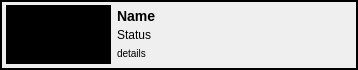
<?xml version="1.0" encoding="UTF-8"?>
<ui version="4.0">
 <class>EntityCard</class>
 <widget class="QFrame" name="EntityCard">
  <property name="geometry">
   <rect>
    <x>0</x>
    <y>0</y>
    <width>358</width>
    <height>70</height>
   </rect>
  </property>
  <property name="sizePolicy">
   <sizepolicy hsizetype="Preferred" vsizetype="MinimumExpanding">
    <horstretch>0</horstretch>
    <verstretch>0</verstretch>
   </sizepolicy>
  </property>
  <property name="minimumSize">
   <size>
    <width>310</width>
    <height>70</height>
   </size>
  </property>
  <property name="baseSize">
   <size>
    <width>358</width>
    <height>70</height>
   </size>
  </property>
  <property name="focusPolicy">
   <enum>Qt::StrongFocus</enum>
  </property>
  <property name="windowTitle">
   <string>Frame</string>
  </property>
  <property name="styleSheet">
   <string notr="true"/>
  </property>
  <property name="frameShape">
   <enum>QFrame::Box</enum>
  </property>
  <property name="frameShadow">
   <enum>QFrame::Plain</enum>
  </property>
  <property name="lineWidth">
   <number>2</number>
  </property>
  <layout class="QHBoxLayout" name="horizontalLayout" stretch="0,1,0">
   <property name="leftMargin">
    <number>4</number>
   </property>
   <property name="topMargin">
    <number>1</number>
   </property>
   <property name="rightMargin">
    <number>0</number>
   </property>
   <property name="bottomMargin">
    <number>1</number>
   </property>
   <item>
    <widget class="QLabel" name="icon_label">
     <property name="sizePolicy">
      <sizepolicy hsizetype="Fixed" vsizetype="Fixed">
       <horstretch>0</horstretch>
       <verstretch>0</verstretch>
      </sizepolicy>
     </property>
     <property name="minimumSize">
      <size>
       <width>105</width>
       <height>59</height>
      </size>
     </property>
     <property name="maximumSize">
      <size>
       <width>105</width>
       <height>59</height>
      </size>
     </property>
     <property name="baseSize">
      <size>
       <width>105</width>
       <height>59</height>
      </size>
     </property>
     <property name="styleSheet">
      <string notr="true">background-color: black;</string>
     </property>
     <property name="text">
      <string/>
     </property>
     <property name="pixmap">
      <pixmap resource="resources.qrc">:/tk_multi_importcut/default_card_icon.png</pixmap>
     </property>
     <property name="scaledContents">
      <bool>false</bool>
     </property>
     <property name="alignment">
      <set>Qt::AlignCenter</set>
     </property>
    </widget>
   </item>
   <item>
    <layout class="QVBoxLayout" name="verticalLayout_2">
     <property name="spacing">
      <number>1</number>
     </property>
     <property name="topMargin">
      <number>4</number>
     </property>
     <property name="bottomMargin">
      <number>4</number>
     </property>
     <item>
      <widget class="QLabel" name="title_label">
       <property name="text">
        <string>&lt;big&gt;&lt;b&gt;Name&lt;/b&gt;&lt;/big&gt;</string>
       </property>
      </widget>
     </item>
     <item>
      <widget class="QLabel" name="status_label">
       <property name="text">
        <string>Status</string>
       </property>
      </widget>
     </item>
     <item>
      <widget class="QLabel" name="details_label">
       <property name="text">
        <string>&lt;small&gt;details&lt;/small&gt;</string>
       </property>
      </widget>
     </item>
    </layout>
   </item>
   <item>
    <widget class="QPushButton" name="select_button">
     <property name="sizePolicy">
      <sizepolicy hsizetype="Maximum" vsizetype="Maximum">
       <horstretch>0</horstretch>
       <verstretch>0</verstretch>
      </sizepolicy>
     </property>
     <property name="maximumSize">
      <size>
       <width>30</width>
       <height>30</height>
      </size>
     </property>
     <property name="toolTip">
      <string extracomment="Click to choose this Sequence"/>
     </property>
     <property name="text">
      <string/>
     </property>
     <property name="icon">
      <iconset resource="resources.qrc">
       <normaloff>:/tk_multi_importcut/right_arrow.png</normaloff>:/tk_multi_importcut/right_arrow.png</iconset>
     </property>
     <property name="iconSize">
      <size>
       <width>30</width>
       <height>30</height>
      </size>
     </property>
     <property name="checkable">
      <bool>false</bool>
     </property>
     <property name="flat">
      <bool>true</bool>
     </property>
    </widget>
   </item>
  </layout>
 </widget>
 <resources>
  <include location="resources.qrc"/>
 </resources>
 <connections/>
</ui>
